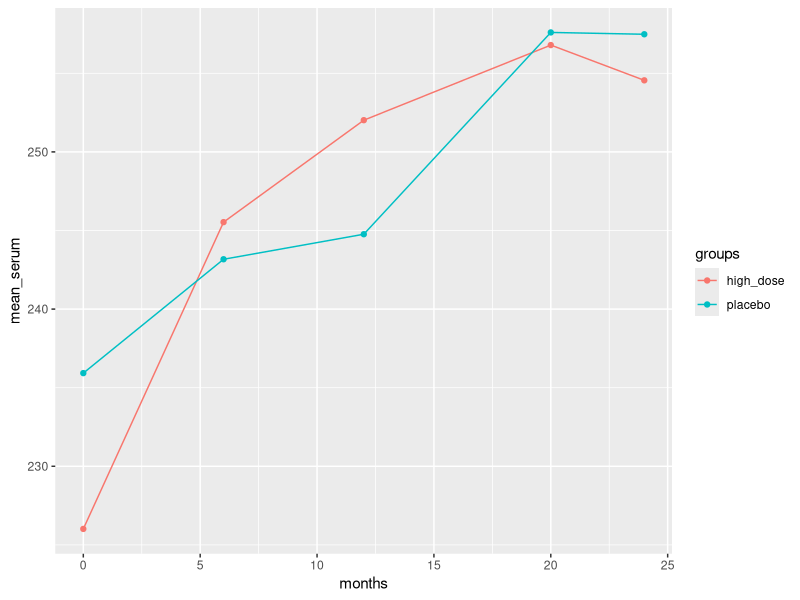
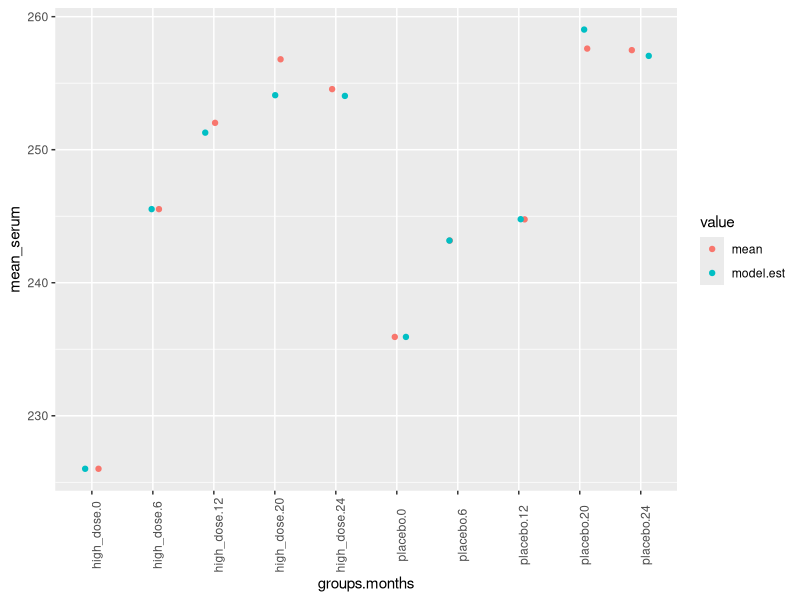
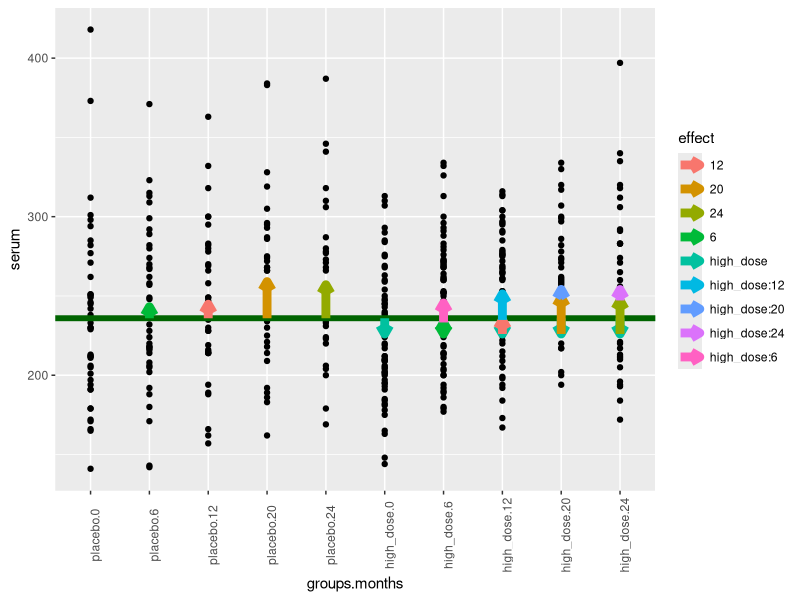

Source code (R) for these figures, in order:
# The NCGS serum cholesterol data are stored in an external file: cholesterol-data.txt.
#
# Each row of the data set contains the folloiwng seven variables:
#
# Group ID Y1 Y2 Y3 Y4 Y5
#
library(tidyverse)
library(foreign)
library(nlme)
library(stringr)
library(modelr)
library(forcats)

# 5.1.1
data <- read.dta("cholesterol.dta")
data <- as_tibble(data)

data <- data %>%
  gather(key = "timepoint", value = "serum", y1:y5) %>%
  mutate(
    months = case_when(
      .$timepoint == "y1" ~ 0,
      .$timepoint == "y2" ~ 6,
      .$timepoint == "y3" ~ 12,
      .$timepoint == "y4" ~ 20,
      .$timepoint == "y5" ~ 24,
      TRUE ~ NA_real_
    ),
    time = case_when(
      .$timepoint == "y1" ~ 1,
      .$timepoint == "y2" ~ 2,
      .$timepoint == "y3" ~ 3,
      .$timepoint == "y4" ~ 4,
      .$timepoint == "y5" ~ 5,
      TRUE ~ NA_real_
    ),
    groups = ifelse(group == 1, "high_dose", "placebo")
  ) %>%
  select(-group, -timepoint)

# 5.1.2
# Calculate the sample means, standard deviations, and variances of the serum chelestoerl levels at each occasion for each treament group.
data_summary <- data %>%
  group_by(groups, months) %>%
  summarize(
    mean_serum = mean(serum, na.rm = TRUE),
    var_serum = var(serum, na.rm = TRUE),
    std_serum = sqrt(var_serum)
  ) 

# 5.1.3
# On a singel graph, construct a time plot that displyas the mean serum cholesterol versus time (in months) for the two treatment groups. Describe the general characteristics for he time trends for the two groups.
p1 <- ggplot(data_summary, aes(x = months, y = mean_serum, color = factor(groups))) +
  geom_point() +
  geom_line() +
  labs(color = "groups")

# 5.1.4
# this was done under 5.1.1

# 5.1.5
# Assuming an unstructured covariance matrix, conduct an analysis of repsonse profiles.
# Deterimine whether the patterns of chnage over time differ in the two treatment groups 
#
# We will use gls (generalize least squares) from nlme package.
# The equation will include groups, months and the interaction between groups and months.
# The correlation estimate will be that between time and id. This is estimated for each
# id, so one for each participant in the data. 

data <- data %>% 
  ungroup() %>%
  mutate(
    months.f = factor(months),
    groups.f = factor(groups, levels = c("placebo", "high_dose"))
  ) %>%
  arrange(groups.f, months.f)

model <- gls(
  serum ~ groups.f*months.f,
  data = data, 
  corr = corSymm(, form = ~time | id),
  weights = varIdent(form = ~ 1 | months.f),
  na.action = na.omit
)

# 5.1.6
# Display the estimated 5 x 5 covariance and correlation matrices for the five repeated measurements fo serum cholesterol.
# summary(model)
# getVarCov(model)

# 5.1.7  
# Wtih baseline (month 0) and the placebo group (group 2) as the reference group, write out the regression model for mean serum cholesterol that corresponds to the analysis of response rofiles in Problem 5.1.5.
#
# This can be done by simply printing out the model

# 5.1.8
# Let L denote a matrix of known weights and beta the vector of linear regression parameters from the model assumed in Problem 5.1.7. The null hypothesis that the patterns of change over time do not differ in the two treament groups can be expressed as H0: L*beta = 0. Describe an appropriate weight matrix L for this null hypothesis.
#
# In our model the contrast looks like this:
#
# 0 0 0 0 0 0 1 -1 0 0
# 0 0 0 0 0 0 0 1 -1 0
# 0 0 0 0 0 0 0 0 1 -1

# 5.1.9
# Show how the estimated regression coefficients from an analysis of response profiles can be used to construct the time specific means in the two groups. Campare these estimated means with the sample means obtained in problem 5.1.2.
#
# The beta values are the estimated means. In our model the estimated time means for both groups are calculated using the following equations:
#
# placebo.f0 = B1
# placebo.f6 = B1 + B3
# placebo.f12 = B1 + B4
# placebo.f20 = B1 + B5
# placebo.f24 = B1 + B6
#
# high_dose.f0 = B1 + B2 
# high_dose.f6 = B1 + B2 + B3 + B7
# high_dose.f12 = B1 + B2 + B4 + B8
# high_dose.f20 = B1 + B2 + B5 + B9
# high_dose.f24 = B1 + B2 + B6 + B10
model.means <- tribble(
  ~ value, ~ groups, ~ months, ~ mean_serum, 
  "model.est", "placebo", 0, coef(model)[1],
  "model.est", "placebo", 6, coef(model)[1] + coef(model)[3],
  "model.est", "placebo", 12, coef(model)[1] + coef(model)[4],
  "model.est", "placebo", 20, coef(model)[1] + coef(model)[5],
  "model.est", "placebo", 24, coef(model)[1] + coef(model)[6],
  "model.est", "high_dose", 0, coef(model)[1] + coef(model)[2],
  "model.est", "high_dose", 6, coef(model)[1] + coef(model)[2] + coef(model)[3] + coef(model)[7],
  "model.est", "high_dose", 12, coef(model)[1] + coef(model)[2] + coef(model)[4] + coef(model)[8],
  "model.est", "high_dose", 20, coef(model)[1] + coef(model)[2] + coef(model)[5] + coef(model)[9],
  "model.est", "high_dose", 24, coef(model)[1] + coef(model)[2] + coef(model)[6] + coef(model)[10]
)

p2 <- data_summary %>% 
  mutate(value = "mean") %>%
  select(value, groups, months, mean_serum) %>%
  bind_rows(model.means) %>%
  mutate(groups.months = fct_inorder(str_c(groups, months, sep = "."))) %>%
  ggplot(aes(x = groups.months, y = mean_serum, color = value)) +
  geom_jitter(width = 0.15, height = 0) +
  theme(axis.text.x = element_text(angle = 90))

# 5.1.10
# With baseline (month 0) and the placebo group (group 2) as the reference group, provide an interpretation for each of the estimated regression coefficients in terms of the ffect of the treatments on the patterns of change in mean serum cholesterol.
#

data <- data %>%
  mutate(groups.months = fct_inorder(str_c(groups, months, sep = ".")))

model.means <- model.means %>%
  mutate(groups.months = fct_inorder(str_c(groups, months, sep = ".")))

b <- unname(coef(model))

beta.interp <- tribble(
  ~ x, ~ y, ~ xend, ~ yend, ~ effect,
  "placebo.6", b[1], "placebo.6", b[1] + b[3], "6",
  "placebo.12", b[1], "placebo.12", b[1] + b[4], "12",
  "placebo.20", b[1], "placebo.20", b[1] + b[5], "20",
  "placebo.24", b[1], "placebo.24", b[1] + b[6], "24",
  "high_dose.0", b[1], "high_dose.0", b[1] + b[2], "high_dose",
  "high_dose.6", b[1], "high_dose.6", b[1] + b[2], "6",
  "high_dose.6", b[1] + b[2], "high_dose.6", (b[1] + b[2]) + b[3], "6",
  "high_dose.6", (b[1] + b[2]) + b[3], "high_dose.6", (b[1] + b[2]) + b[3] + b[7], "high_dose:6",
  "high_dose.12", b[1], "high_dose.12", b[1] + b[2], "high_dose",
  "high_dose.12", (b[1] + b[2]), "high_dose.12", (b[1] + b[2]) + b[4], "12",
  "high_dose.12", (b[1] + b[2]) + b[4], "high_dose.12", (b[1] + b[2]) + b[4] + b[8], "high_dose:12",
  "high_dose.20", b[1], "high_dose.20", b[1] + b[2], "high_dose",
  "high_dose.20", (b[1] + b[2]), "high_dose.20", (b[1] + b[2]) + b[5], "20",
  "high_dose.20", (b[1] + b[2]) + b[5], "high_dose.20", (b[1] + b[2]) + b[5] + b[9], "high_dose:20",
  "high_dose.24", b[1], "high_dose.24", b[1] + b[2], "high_dose",
  "high_dose.24", (b[1] + b[2]), "high_dose.24", (b[1] + b[2]) + b[6], "24",
  "high_dose.24", (b[1] + b[2]) + b[6], "high_dose.24", (b[1] + b[2]) + b[6] + b[10], "high_dose:24"
)

p3 = ggplot(data, aes(x = groups.months, y = serum)) +
  geom_point() + 
  theme(axis.text.x = element_text(angle = 90)) +
  geom_ref_line(
    h = model.means %>% 
      filter(groups.months == "placebo.0") %>% 
      .["mean_serum"] %>%
      as.numeric(),
    colour = "darkgreen"
  ) +
  geom_segment(
    aes(x = x, y = y, xend = xend, yend = yend, color = effect),
    data = beta.interp,
    size = 3,
    arrow = arrow(length = unit(0.25, "cm"))
  )
    
